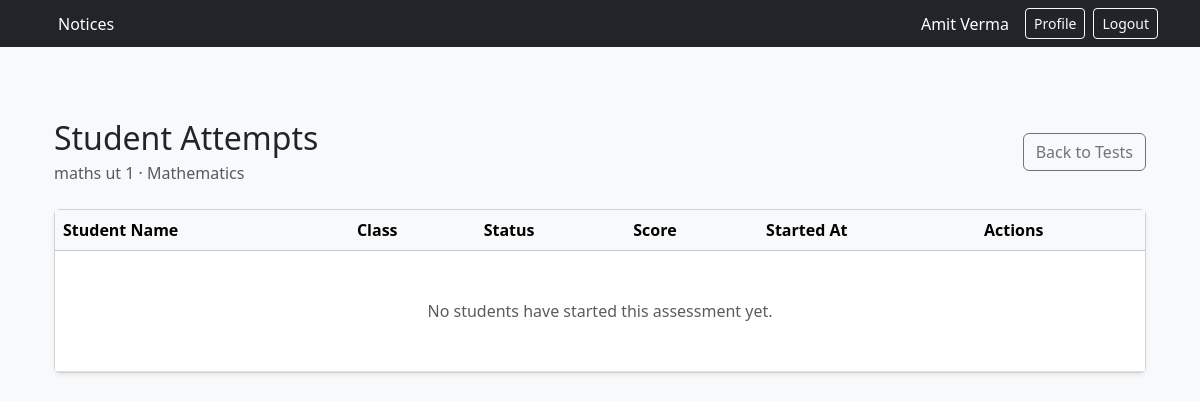
The app's page /exam/tests/1/attempts/ (signed in), older data.
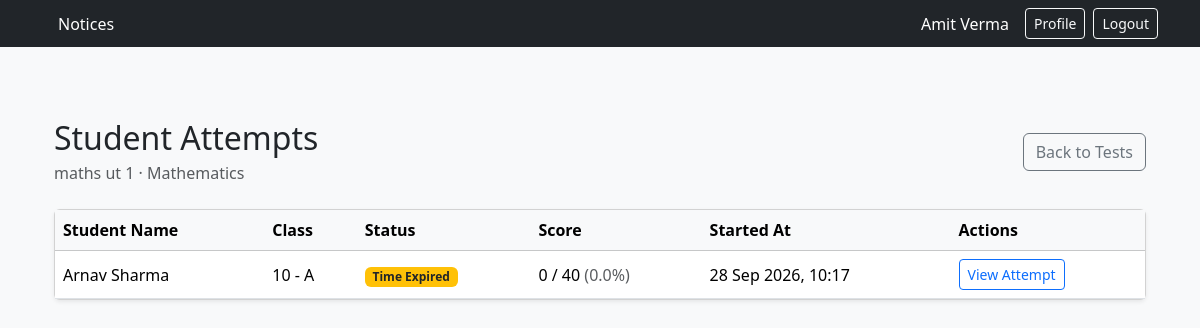
The same page, newer data.
### academics/models.py (models this page shows, shortened)
class Assessment(models.Model):
    class AssessmentType(models.TextChoices):
        TEST = "TEST", "Test"
        ASSIGNMENT = "ASSIGNMENT", "Assignment"
    class TimingMode(models.TextChoices):
        NONE = "NONE", "No Time Limit"
        ENTIRE_TEST = "ENTIRE_TEST", "Entire Test"
        PER_QUESTION = "PER_QUESTION", "Per Question"
    title = models.CharField(max_length=200)
    description = models.TextField(blank=True)
    teacher = models.ForeignKey(
        "accounts.TeacherProfile",
        on_delete=models.CASCADE,
        related_name="assessments"
    )
    student_class = models.ForeignKey(
        Class,
        on_delete=models.CASCADE,
        related_name="assessments"
    )
    subject = models.ForeignKey(
        Subject,
        on_delete=models.CASCADE,
        related_name="assessments"
    )
    assessment_type = models.CharField(
        max_length=20,
        choices=AssessmentType.choices
    )
    total_marks = models.PositiveIntegerField()
    is_published = models.BooleanField(default=False)
    timing_mode = models.CharField(
        max_length=20,
        choices=TimingMode.choices,
        default=TimingMode.NONE
    )
    duration_hours = models.PositiveIntegerField(
        default=0
    )
    duration_minutes = models.PositiveIntegerField(
        default=0
    )
    available_from = models.DateTimeField(
        null=True,
        blank=True
    )
    due_date = models.DateTimeField(
        null=True,
        blank=True
    )
    created_at = models.DateTimeField(
        auto_now_add=True
    )

class Subject(models.Model):
    name = models.CharField(max_length=100)
    code = models.CharField(max_length=20, unique=True)

class Class(models.Model):
    name = models.CharField(max_length=50)
    section = models.CharField(max_length=10)
    academic_year = models.CharField(max_length=20)
    def __str__(self):
        return f"{self.name} - {self.section}"

### exam_engine/models.py (models this page shows, shortened)
class AssessmentAttempt(models.Model):
    class Status(models.TextChoices):
        IN_PROGRESS = "IN_PROGRESS", "In Progress"
        SUBMITTED = "SUBMITTED", "Submitted"
        TIME_EXPIRED = "TIME_EXPIRED", "Time Expired"
        LOCKED = "LOCKED", "Locked"
        NEEDS_EVALUATION = "NEEDS_EVALUATION", "Needs Evaluation"
        EVALUATED = "EVALUATED", "Evaluated"
    assessment = models.ForeignKey(
        "academics.Assessment",
        on_delete=models.CASCADE,
        related_name="attempts"
    )
    student = models.ForeignKey(
        "accounts.StudentProfile",
        on_delete=models.CASCADE,
        related_name="assessment_attempts"
    )
    started_at = models.DateTimeField()
    expires_at = models.DateTimeField(
        null=True,
        blank=True
    )
    submitted_at = models.DateTimeField(
        null=True,
        blank=True
    )
    status = models.CharField(
        max_length=20,
        choices=Status.choices,
        default=Status.IN_PROGRESS
    )
    class Meta:
        constraints = [
            models.UniqueConstraint(
                fields=["assessment", "student"],
                name="unique_student_assessment_attempt"
            )
        ]
    @property
    def score(self):
        total = self.answers.aggregate(total=Sum("awarded_marks"))["total"]
        return total if total is not None else Decimal("0")
    @property
    def percentage(self):
        total_marks = self.assessment.total_marks
        if not total_marks:
            return Decimal("0")
        return (self.score / Decimal(str(total_marks))) * Decimal("100")

### accounts/models.py (models this page shows, shortened)
class StudentProfile(models.Model):
    user = models.OneToOneField(
        User,
        on_delete=models.CASCADE,
        related_name="student_profile"
    )
    roll_number = models.CharField(max_length=50, unique=True)
    student_class = models.ForeignKey(
        "academics.Class",
        on_delete=models.SET_NULL,
        null=True,
        blank=True,
        related_name="students"
    )
    parent = models.ForeignKey(
        "ParentProfile",
        on_delete=models.SET_NULL,
        null=True,
        blank=True,
        related_name="students"
    )

class User(AbstractUser):
    class Role(models.TextChoices):
        TEACHER = "TEACHER", "Teacher"
        STUDENT = "STUDENT", "Student"
        PARENT = "PARENT", "Parent"
    role = models.CharField(
        max_length=10,
        choices=Role.choices,
        default=Role.STUDENT,
    )

### exam_engine/views.py (the view)
@login_required
def teacher_attempts(request, assessment_id):
    if request.user.role != "TEACHER":
        return redirect("dashboard")
    teacher = request.user.teacher_profile
    assessment = Assessment.objects.filter(
        id=assessment_id,
        teacher=teacher
    ).select_related(
        "student_class",
        "subject"
    ).first()
    if not assessment:
        messages.error(
            request,
            "Assessment not found or you do not have permission to view it."
        )
        return redirect("test_management")
    attempts = list(
        AssessmentAttempt.objects.filter(
            assessment=assessment
        ).select_related(
            "student",
            "student__user"
        ).order_by(
            "-started_at"
        )
    )
    for attempt in attempts:
        attempt.display_score = attempt.score
        attempt.display_percentage = attempt.percentage
    return render(
        request,
        "exam_engine/teacher_attempts.html",
        {
            "assessment": assessment,
            "attempts": attempts,
        }
    )

### exam_engine/templates/exam_engine/teacher_attempts.html (shortened to what this page needs)
{% extends "accounts/base.html" %}
{% block content %}
<div class="container mt-4">
    <div class="d-flex flex-wrap justify-content-between align-items-center mb-4 gap-3">
        <div>
            <h2 class="mb-1">Student Attempts</h2>
            <p class="text-muted mb-0">{{ assessment.title }} · {{ assessment.subject.name }}</p>
        </div>
        <a href="{% url 'test_management' %}" class="btn btn-outline-secondary">Back to Tests</a>
    </div>
    <div class="card shadow-sm">
        <div class="table-responsive">
            <table class="table table-hover align-middle mb-0">
                <thead class="table-light">
                    <tr>
                        <th>Student Name</th>
                        <th>Class</th>
                        <th>Status</th>
                        <th>Score</th>
                        <th>Started At</th>
                        <th>Actions</th>
                    </tr>
                </thead>
                <tbody>
                    {% for attempt in attempts %}
                    <tr>
                        <td>{{ attempt.student.user.get_full_name|default:attempt.student.user.username }}</td>
                        <td>{{ assessment.student_class }}</td>
                        <td>
                            {% if attempt.status == "IN_PROGRESS" %}<span class="badge bg-primary">{{ attempt.get_status_display }}</span>
                            {% elif attempt.status == "TIME_EXPIRED" or attempt.status == "NEEDS_EVALUATION" %}<span class="badge bg-warning text-dark">{{ attempt.get_status_display }}</span>
                            {% else %}<span class="badge bg-success">{{ attempt.get_status_display }}</span>{% endif %}
                        </td>
                        <td>{{ attempt.display_score }} / {{ assessment.total_marks }} <span class="text-muted">({{ attempt.display_percentage|floatformat:1 }}%)</span></td>
                        <td>{{ attempt.started_at|date:"d M Y, H:i" }}</td>
                        <td><a href="{% url 'teacher_attempt_detail' assessment.id attempt.id %}" class="btn btn-sm btn-outline-primary">View Attempt</a></td>
                    </tr>
                    {% empty %}
                    <tr><td colspan="6" class="text-center text-muted py-5">No students have started this assessment yet.</td></tr>
                    {% endfor %}
                </tbody>
            </table>
        </div>
    </div>
</div>
{% endblock %}

Row changes from the older to the newer data that the page shows:
added AssessmentAttempt: student.user.get_full_name "Arnav Sharma", {{ assessment.student_class }} "10 - A", status "Time Expired", display_score "0", {{ assessment.total_marks }} "40", display_percentage "0.0", started_at "28 Sep 2026, 10:17"
Text that changed along with them:
text no longer shown: "No students have started this assessment yet."
